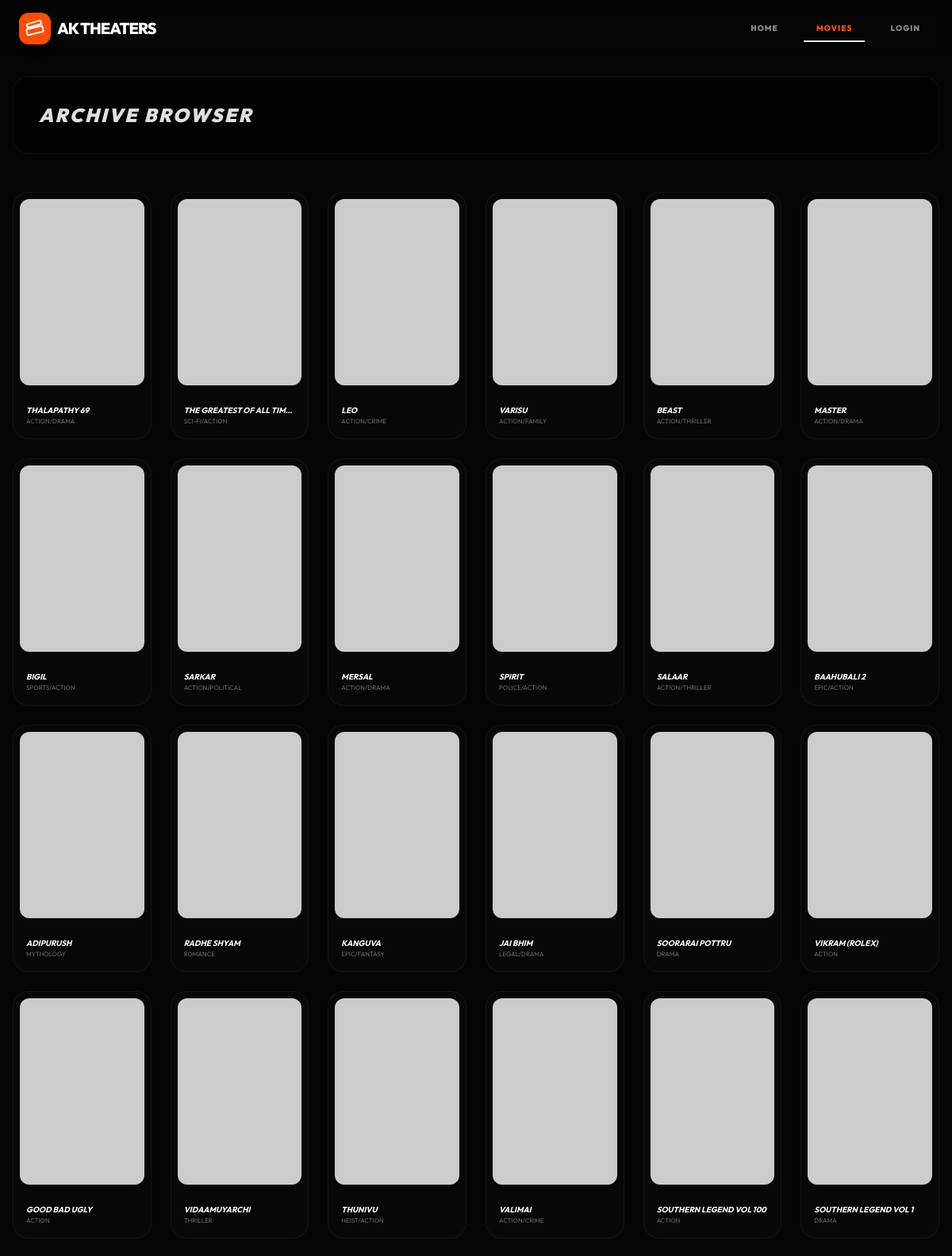
The app's page /ak-theaters/index.php?page=movies (upper part) with its own data.
### tables this page shows
CREATE TABLE IF NOT EXISTS movies (
    id INT AUTO_INCREMENT PRIMARY KEY,
    title VARCHAR(255) NOT NULL,
    banner VARCHAR(255),
    poster VARCHAR(255),
    rating DECIMAL(2,1),
    genre VARCHAR(100),
    language VARCHAR(50),
    duration INT,  
    description TEXT,
    release_date DATE,
    status ENUM('now_showing', 'coming_soon', 'archived') DEFAULT 'now_showing',
    trailer_url VARCHAR(255),
    created_at TIMESTAMP DEFAULT CURRENT_TIMESTAMP
);

### ak-theaters/index.php (called while the page is built, shortened)
<?php
$page = isset($_GET['page']) ? $_GET['page'] : 'home';
require_once 'includes/header.php';
require_once "pages/$page.php";
require_once 'includes/footer.php';
?>

### ak-theaters/pages/movies.php (the view)
<div class="space-y-12">
    <div class="clay-card p-8 flex justify-between items-center bg-black/40">
        <h3 class="text-2xl font-black uppercase tracking-widest italic">Archive Browser</h3>
    </div>
    <div class="grid grid-cols-2 md:grid-cols-4 lg:grid-cols-6 gap-6">
        <?php
        $stmt = $pdo->query("SELECT * FROM movies");
        while ($row = $stmt->fetch(PDO::FETCH_ASSOC)) {
            echo '<a href="index.php?page=movie-details&id='.$row['id'].'" class="clay-card p-2 block hover:border-accent/40 transition-colors bg-[rgba(255,255,255,0.01)]">';
            echo '<img src="'.htmlspecialchars($row['poster']).'" class="w-full aspect-[2/3] object-cover rounded-xl mb-4">';
            echo '<div class="p-2"><h4 class="font-bold text-[10px] uppercase truncate italic text-white">'.htmlspecialchars($row['title']).'</h4>';
            echo '<p class="text-[8px] opacity-40 uppercase text-white">'.htmlspecialchars($row['genre']).'</p></div></a>';
        }
        ?>
    </div>
</div>

### ak-theaters/includes/header.php (shortened to what this page needs)
<!DOCTYPE html>
<html lang="en">
<head>
    <script src="https://cdn.tailwindcss.com"></script>
</head>
<body class="pb-24">
    <nav class="fixed top-0 left-0 right-0 z-50 px-6 py-4 flex justify-between items-center max-w-7xl mx-auto rounded-b-3xl" style="background: rgba(5,5,5,0.8); backdrop-filter: blur(10px);">
        <a href="index.php?page=home" class="flex items-center gap-2">
            <div class="w-10 h-10 bg-accent rounded-xl flex items-center justify-center shadow-lg">
            </div>
            <h1 class="text-xl font-extrabold tracking-tighter text-white">AK THEATERS</h1>
        </a>
        <div class="hidden md:flex gap-4">
            <a href="index.php?page=home" class="text-[10px] uppercase font-black tracking-widest px-4 py-2 hover:text-accent <?php echo ($page=='home') ? 'text-accent border-b-2 border-accent' : 'opacity-60'; ?>">HOME</a>
            <a href="index.php?page=movies" class="text-[10px] uppercase font-black tracking-widest px-4 py-2 hover:text-accent <?php echo ($page=='movies') ? 'text-accent border-b-2 border-accent' : 'opacity-60'; ?>">MOVIES</a>
            <?php if(isset($_SESSION['user_id'])): ?>
                <a href="index.php?page=profile" class="text-[10px] uppercase font-black tracking-widest px-4 py-2 hover:text-accent <?php echo ($page=='profile') ? 'text-accent border-b-2 border-accent' : 'opacity-60'; ?>">PROFILE</a>
                <a href="api/logout.php" class="text-[10px] uppercase font-black tracking-widest px-4 py-2 text-red-500 hover:text-red-400">LOGOUT</a>
            <?php else: ?>
                <a href="index.php?page=login" class="text-[10px] uppercase font-black tracking-widest px-4 py-2 hover:text-accent <?php echo ($page=='login') ? 'text-accent border-b-2 border-accent' : 'opacity-60'; ?>">LOGIN</a>
            <?php endif; ?>
        </div>
    </nav>
    <main class="pt-24 max-w-7xl mx-auto px-4">

### ak-theaters/includes/footer.php (shortened to what this page needs)
    </main>
</body>
</html>

### ak-theaters/includes/header.php (style rules this page uses)
body { font-family: 'Outfit', sans-serif; background-color: #050505; color: #E0E0E0; margin: 0; padding: 0; overflow-x: hidden; }
.clay-card { background: rgba(255,255,255,0.02); border-radius: 20px; border: 1px solid rgba(255,255,255,0.05); }
.text-accent { color: #FF4E00; }
.bg-accent { background-color: #FF4E00; }

### records on screen
movies: title "THALAPATHY 69", genre "ACTION/DRAMA"
movies: title "THE GREATEST OF ALL TIM…", genre "SCI-FI/ACTION"
movies: title "LEO", genre "ACTION/CRIME"
movies: title "VARISU", genre "ACTION/FAMILY"
movies: title "BEAST", genre "ACTION/THRILLER"
movies: title "MASTER", genre "ACTION/DRAMA"
movies: title "BIGIL", genre "SPORTS/ACTION"
movies: title "SARKAR", genre "ACTION/POLITICAL"
movies: title "MERSAL", genre "ACTION/DRAMA"
movies: title "SPIRIT", genre "POLICE/ACTION"
movies: title "SALAAR", genre "ACTION/THRILLER"
movies: title "BAAHUBALI 2", genre "EPIC/ACTION"
movies: title "ADIPURUSH", genre "MYTHOLOGY"
movies: title "RADHE SHYAM", genre "ROMANCE"
movies: title "KANGUVA", genre "EPIC/FANTASY"
movies: title "JAI BHIM", genre "LEGAL/DRAMA"
movies: title "SOORARAI POTTRU", genre "DRAMA"
movies: title "VIKRAM (ROLEX)", genre "ACTION"
movies: title "GOOD BAD UGLY", genre "ACTION"
movies: title "VIDAAMUYARCHI", genre "THRILLER"
movies: title "THUNIVU", genre "HEIST/ACTION"
movies: title "VALIMAI", genre "ACTION/CRIME"
movies: title "SOUTHERN LEGEND VOL 100", genre "ACTION"
movies: title "SOUTHERN LEGEND VOL 1", genre "DRAMA"
